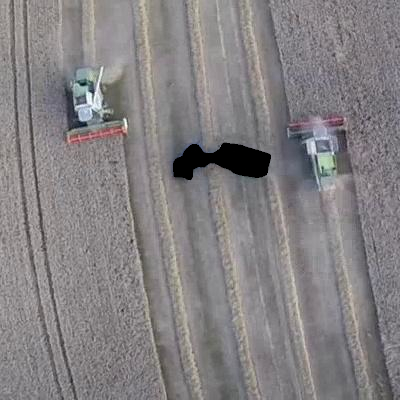
#> input picture greyscale/test_images/frame_markup.jpg, 400 x 400 px
$ python image_input.py
#> lines starting #> are read from the running program, lines starting #| are printed output that depends on the picture
import numpy as np
from PIL import Image, ImageOps

# [7 lines of commented-out code are left out]

frame_markup = ImageOps.grayscale(Image.open("frame_markup.jpg"))
data = frame_markup.getdata()
np.savetxt("frame_markup.txt", data)

frame = ImageOps.grayscale(Image.open("frame.jpg"))
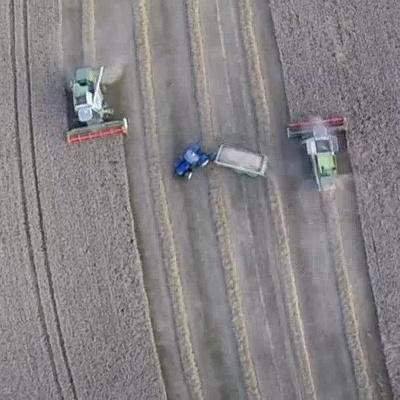
#> input picture greyscale/test_images/frame.jpg, 400 x 400 px
data = frame.getdata()
np.savetxt("frame.txt", data)

nextframe = ImageOps.grayscale(Image.open("nextframe.jpg"))
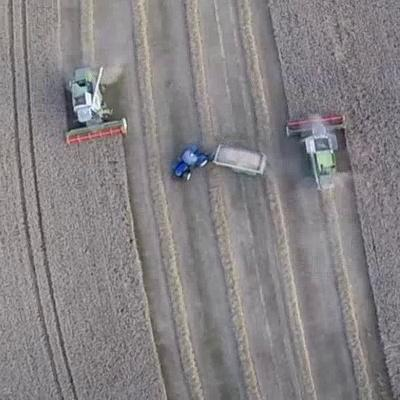
#> input picture greyscale/test_images/nextframe.jpg, 400 x 400 px
data = nextframe.getdata()
np.savetxt("nextframe.txt", data)
